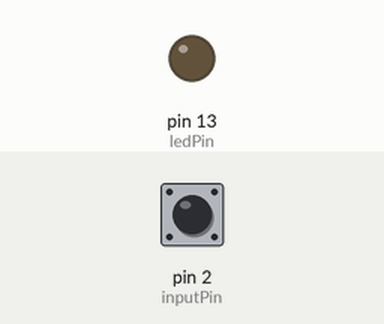
This sketch was run on a simulated Arduino Uno, built with avr-gcc and run on an emulated ATmega328P. Parts: output pins drawn as LEDs (lit = HIGH). Inputs (shaded band) come from the test bench; at power-on: pin 2 (inputPin) HIGH.

Above: at 1.2 s.
1.3 s: pin 2 (inputPin) pulled LOW for 0.15 s
At 1.7 s:
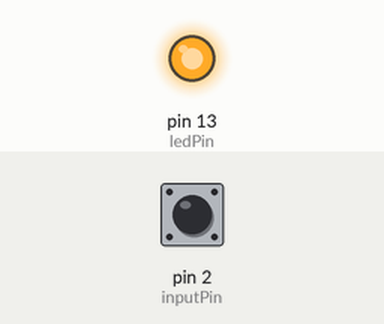
2.9 s: pin 2 (inputPin) pulled LOW for 1 s
At 4.2 s:
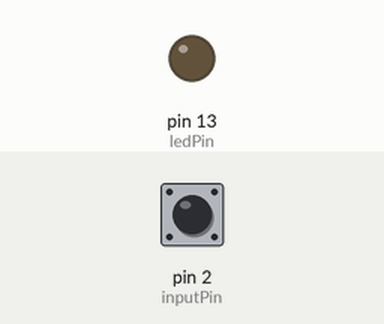
5.4 s: pin 2 (inputPin) pulled LOW for 3.2 s
At 6.1 s:
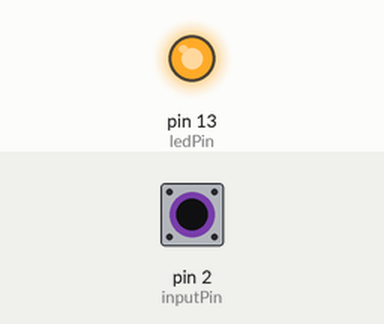
Timing chart, 0 to 8.4 s (numbered marks = the images above; inputs shaded):
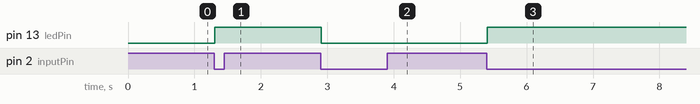

The sketch:

ToggleButton-verbose.ino
```cpp
const int ledPin = 13;          // choose the pin for the LED
const int inputPin = 2;         // choose the input pin (for a pushbutton)

int button_value = 0;                    // variable for reading the pin status
boolean is_turned_on = false;

void setup() {
  pinMode(ledPin, OUTPUT);      // declare LED as output
  pinMode(inputPin, INPUT_PULLUP);     // declare pushbutton as input
}

void loop() {
  button_value = digitalRead(inputPin);  // read input value
  delay(5); // allow button to stabilize
  // We initialized the input pin with INPUT_PULLUP
  // therefore LOW means pressed, HIGH means not pressed.
  if (button_value == LOW ) {            // check if the input is HIGH
    if (is_turned_on) { // flip button
      is_turned_on = false ;
    } else {
      is_turned_on = true ;
    }
    if (is_turned_on) {
      digitalWrite(ledPin, HIGH);  // turn LED ON
    } else {
      digitalWrite(ledPin, LOW);   // turn LED OFF
    }

    // loop while button pressed
    while (digitalRead(inputPin) == LOW) {
      delay(1);
    }
  }
  else {
    ;
    // This is a placeholder for things to do when the button is NOT pressed
  }

}
```

Measured:
- after the input at 1.3 s, pin 13 (ledPin): LOW → HIGH at once
- after the input at 2.9 s, pin 13 (ledPin): HIGH → LOW at once
- after the input at 5.4 s, pin 13 (ledPin): LOW → HIGH at once
